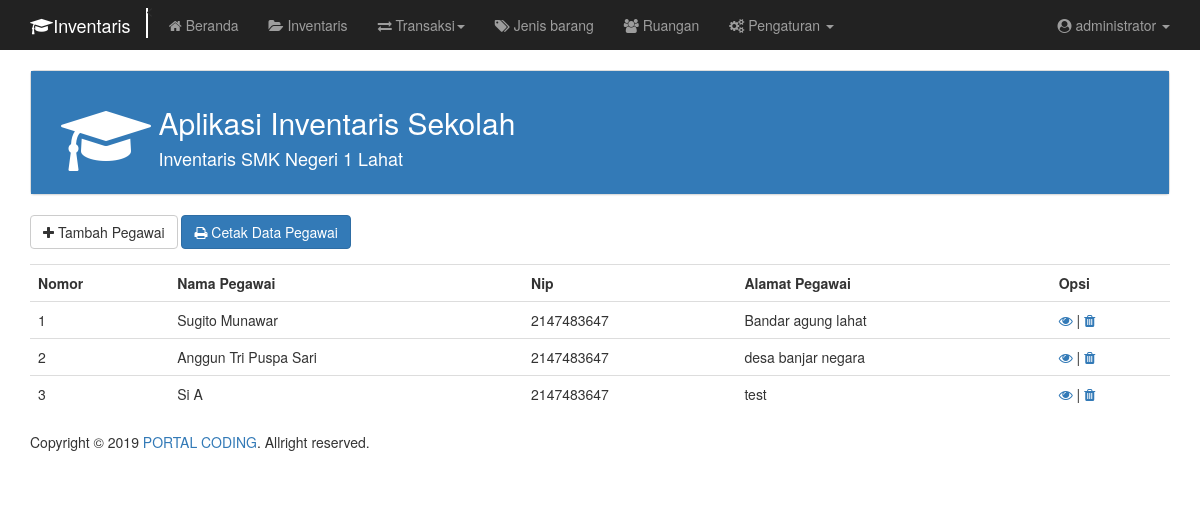
The page /inventaris/pegawai.php (signed in) on the database its author committed.
### tables this page shows
CREATE TABLE `pegawai` (
  `id_pegawai` varchar(150) NOT NULL,
  `nama_pegawai` varchar(150) NOT NULL,
  `nip` int(11) NOT NULL,
  `alamat` varchar(300) NOT NULL
);

### inventaris/include/session.php (called while the page is built, shortened)
<?php
include 'config/function.php';
$konfigurasi = new konfigurasi();
$nomor = 1;
if ($_SESSION['level'] == "administrator") {
	$isadmin = true;
} else if ($_SESSION['level'] == "operator") {
  $isoperator = true;
} else if ($_SESSION['level'] == "peminjam") {
  $ispeminjam = true;
}
?>

### inventaris/config/function.php (called while the page is built, shortened)
<?php
class Konektor {
	public function __construct() {
		$this->host = "localhost";
		$this->user = "root";
		$this->pass = "";
		$this->db = "dbinventaris";
		$this->con = new mysqli($this->host,$this->user,$this->pass,$this->db) or die("Can't Connect to Database");
	}
}
class Konfigurasi extends Konektor {
	public function selectPegawai()
	{
		$SQL = $this->con->prepare("SELECT * FROM pegawai");
		$SQL->execute();
		$result = $SQL->get_result();
		$data = [];
		while ($row = $result->fetch_assoc()) {
			$data[] = $row;
		}
		return $data;
	}
}
 ?>

### inventaris/pegawai.php (the view, shortened to what this page needs)
<?php
include 'include/session.php';
if ($isadmin) {
$selectPegawai = $konfigurasi->selectPegawai();
?>
<!DOCTYPE html>
<html lang="en" dir="ltr">
	<head>
		<?php include 'include/meta.php'; ?>
  </head>
  <body onload="userFormDisabled()">
		<?php include 'include/menu.php' ?>
		<div class="container">
		  <?php include 'include/heading.php'; ?>
			<div class="form-group">
				<button type="button" id="btnPlus" class="btn btn-default">
				  <i class="fa fa-plus"></i> Tambah Pegawai
				</button>
				<button type="button" id="" class="btn btn-primary" onclick="printPegawai()">
				  <i class="fa fa-print"></i> Cetak Data Pegawai
				</button>
			</div>
				<?php
				if ($selectPegawai == null) {
					echo "<hr><h2 class='text-center'>Tidak ada data</h2><hr>";
				} else { ?>
					<table class="table">
						<th>Nomor</th>
					  <th>Nama Pegawai</th>
						<th>Nip</th>
						<th>Alamat Pegawai</th>
						<?php if ($isadmin): ?>
							<th>Opsi</th>
						<?php endif; ?>
				<?php foreach ($selectPegawai as $data): ?>
				<tr>
					<td><?php echo $nomor++; ?></td>
					<td><?php echo $data['nama_pegawai']; ?></td>
					<td><?php echo $data['nip']; ?></td>
					<td><?php echo $data['alamat']; ?></td>
					<?php if ($isadmin): ?>
						<td>
							<a href="detail/detail-pegawai.php?rowid=<?php echo $data['id_pegawai'] ?>"><i class="fa fa-eye"></i></a> |
							<a href="javascript:hapusData('<?php echo $data['id_pegawai']; ?>')"><i class="fa fa-trash"></i></a>
						</td>
					<?php endif; ?>
				</tr>
			<?php endforeach; } ?>
			</table>
		</div>
    <?php include 'include/footer.php'; ?>
	</body>
</html>
<?php } else {
	echo "<h2>Maaf, anda tidak memiliki akses di halaman ini.</h2>";
	echo "<br>";
	echo "Silahkan kembali ke beranda. <a href='/inventaris/index.php'>Kembali</a>";
 } ?>

### rows shown on the page
pegawai: nama_pegawai "Sugito Munawar", nip "2147483647", alamat "Bandar agung lahat"
pegawai: nama_pegawai "Anggun Tri Puspa Sari", nip "2147483647", alamat "desa banjar negara"
pegawai: nama_pegawai "Si A", nip "2147483647", alamat "test"

### other values the page prints
$_SESSION['nama_petugas'] "administrator"
